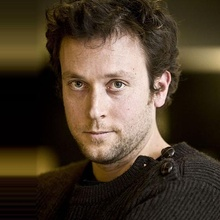
%> input picture database/30/113_35_1975_2010.jpg, 220 x 220 px, shrunk from 490 x 489 before the run; its folder holds only this picture in this run
$ octave apprentissageFCM.m   (GNU Octave 9; MATLAB toolbox functions it lacks are replaced by stand-ins)
%> lines starting %> are read from the running program, lines starting %| are printed output that depends on the picture
### FCM/getAllFeatures.m
% Calcul la feature du visage pour chaque image du folder, avec association de l'age
% features : matrice 2 colonnes, 1ere colonne l'age, 2eme colonne la somme
% des ratios
function features = getAllFeatures(folder)
%> called with folder = 'database/30'
    imagefiles = dir(fullfile(folder,'*.jpg'));
    features = [];
    for i = 1:size(imagefiles,1)
       A = sscanf(imagefiles(i).name,'%d_%d');
       age = A(1);
       features(i,1) = age;
       features(i,2) = getSommeRatios(imread(fullfile(folder,imagefiles(i).name)));
    end
end

### decoupage.m
% D閏oupage du visage
function imgCropped = decoupage(img)

faceDetector = vision.CascadeObjectDetector();
box = step(faceDetector, img);
%> box = [45 45 110 110]
imgBoxed = insertObjectAnnotation(img,'rectangle', box, 'Visage');
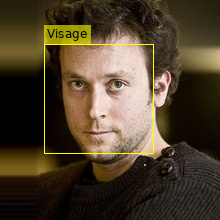
%> imgBoxed: size 220x220x3 uint8; mean R, G, B 77.5, 63.8, 43.4
imgCropped = imcrop(img, box(1, :));
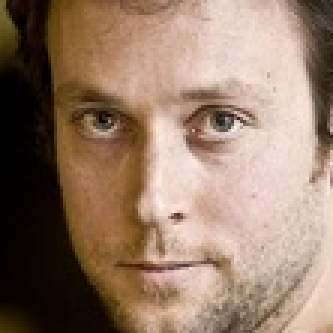
%> imgCropped: size 111x111x3 uint8 (shown 3 times larger); mean R, G, B 149.4, 123.6, 105.4

% Affichage
%figure,
%subplot(1, 2, 1), imshow(imgBoxed);
%subplot(1, 2, 2), imshow(imgCropped);

end

### contours.m
% Renvoie les contours de l'image
function imgContours = contours(img)

[m n c]=size(img);
%> m = 111; n = 111; c = 3

if c==3
    imgGray = rgb2gray(img);
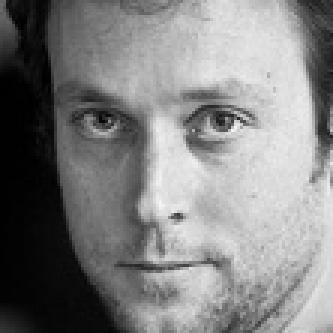
%> imgGray: size 111x111 uint8 (shown 3 times larger); min 0, max 244, mean 129.2
else
    imgGray = img;
end

imgContours = edge(imgGray, 'Canny');
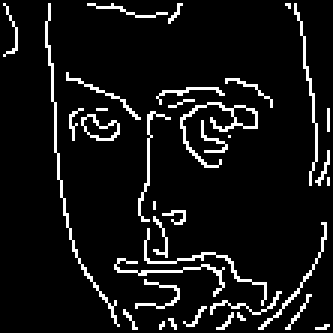
%> imgContours: size 111x111 logical (shown 3 times larger); 7.9% white in thin lines or dots
% [6 lines of commented-out code are left out]

end

### getSommeRatios.m
% Calcul de la somme des ratios de la feature du visage
%
% R閏up鑢e le ratio correspondant au nombre de pixels blancs
% par rapport au nombre de pixels noirs sur les parties du visage
% selectionn閑s et les additionne
function sommeRatios = getSommeRatios(img)

    % D閏oupe l'image pour ne garder que le visage
    imgCropped = decoupage(img);

    % Fait apparaitre les rides sous formes de contours
    imgContours = contours(imgCropped);

    % R閏up鑢e les coordonn閑s des rectangles correspondant aux
    % parties du visage selectionn閑s
    partiesVisage = getCoordPartiesVisage(imgCropped);

    imgBoxed = uint8(imgContours * 255);
    sommeRatios = 0;

    for j = 1 : size(partiesVisage, 1)
        box = partiesVisage(j, :);
        imgBoxed = insertObjectAnnotation(imgBoxed, 'rectangle', box, '');
        partieVisage = imcrop(imgContours, box(1, :));

        % Additionne les pixels blancs
        whitePixels = sum(sum(partieVisage == 1));
        % Calcul le nombre total de pixels
        totalPixels = sum(sum(partieVisage == 0)) + whitePixels;
        ratio = whitePixels / totalPixels;

        sommeRatios = sommeRatios + ratio;
    end

    % Affichage
    %figure,
    %subplot(1, 2, 1), imshow(img);
    %subplot(1, 2, 2), imshow(imgBoxed);
end

### getCoordPartiesVisage.m
% R閏up閞ation des coordonn閑s des parties du visage contenant des rides
function partiesVisage = getCoordPartiesVisage(imgDecoupee)
imgBoxed = imgDecoupee;
%% TODO SUPPRIMER LES imgBoxed

%% DETECTION YEUX GAUCHE && DROIT
eyes = vision.CascadeObjectDetector('LeftEye');
eyes.MergeThreshold = 7;
%> the run ends on the next line
yeuxRectangle = step(eyes, imgDecoupee);
yeuxRectangle2 = yeuxRectangle(1 : 2, :);

if (yeuxRectangle(1, 1) > yeuxRectangle(2, 1))
    yeuxRectangle2 = yeuxRectangle(2, :);
    yeuxRectangle2 = [yeuxRectangle2 ; yeuxRectangle(1, :)];
end

centreOeilDroit  = yeuxRectangle2(1, 1 : 2) + yeuxRectangle2(1, 3 : 4) / 2;
centreOeilGauche = yeuxRectangle2(2, 1 : 2) + yeuxRectangle2(2, 3 : 4) / 2;
distanceMilieuYeux = norm(centreOeilGauche - centreOeilDroit);
imgBoxed = insertObjectAnnotation(imgBoxed, 'rectangle', yeuxRectangle2, '');

%% FRONT
frontRectangle = [centreOeilDroit(1), centreOeilDroit(2) - distanceMilieuYeux * 0.9, distanceMilieuYeux, distanceMilieuYeux / 2];
imgBoxed = insertObjectAnnotation(imgBoxed, 'rectangle', frontRectangle, '', 'Color', {'cyan'});

%% JOUES GAUCHE && DROITE
oeilDroitRectangle = yeuxRectangle2(1, :);
joueDroiteRectangle = [oeilDroitRectangle(1), oeilDroitRectangle(2) + oeilDroitRectangle(4), oeilDroitRectangle(3), distanceMilieuYeux * 0.4];
oeilGaucheRectangle = yeuxRectangle2(2, :);
joueGaucheRectangle = [oeilGaucheRectangle(1), oeilGaucheRectangle(2) + oeilGaucheRectangle(4), oeilGaucheRectangle(3), distanceMilieuYeux * 0.4];

imgBoxed = insertObjectAnnotation(imgBoxed, 'rectangle', [joueDroiteRectangle; joueGaucheRectangle], '', 'Color', {'cyan'});

%% ENTRE YEUX
entreYeuxRectangle(1) = oeilDroitRectangle(1) + oeilDroitRectangle(3);
entreYeuxRectangle(2) = frontRectangle(2) + frontRectangle(4); %-1
entreYeuxRectangle(3) = oeilGaucheRectangle(1) - entreYeuxRectangle(1);
entreYeuxRectangle(4) = distanceMilieuYeux * 0.4;

if(entreYeuxRectangle(3) < distanceMilieuYeux * 0.4)
    ajustEntreYeuxRectX = (distanceMilieuYeux * 0.4 - entreYeuxRectangle(3)) / 2;
    entreYeuxRectangle(1) = entreYeuxRectangle(1) - ajustEntreYeuxRectX;
    entreYeuxRectangle(3) = distanceMilieuYeux * 0.4;
end

imgBoxed = insertObjectAnnotation(imgBoxed, 'rectangle', entreYeuxRectangle, '', 'Color', {'cyan'});

%% COMMISSURES GAUCHE ET DROITE DES YEUX
commissureDroiteRect(1) = entreYeuxRectangle(1) - (entreYeuxRectangle(3) * 2);
commissureDroiteRect(2) = yeuxRectangle2(1, 2);
commissureDroiteRect(3) = entreYeuxRectangle(3) / 2;
commissureDroiteRect(4) = entreYeuxRectangle(4) * 2;

imgBoxed = insertObjectAnnotation(imgBoxed, 'rectangle', commissureDroiteRect, '', 'Color', {'cyan'});

commissureGaucheRect(1) = entreYeuxRectangle(1) + (entreYeuxRectangle(3) * 2.5);
commissureGaucheRect(2) = yeuxRectangle2(2, 2);
commissureGaucheRect(3) = entreYeuxRectangle(3) / 2;
commissureGaucheRect(4) = entreYeuxRectangle(4) * 2;

imgBoxed = insertObjectAnnotation(imgBoxed, 'rectangle', commissureGaucheRect, '', 'Color', {'cyan'});

%% AFFICHAGE
%figure,
%subplot(1, 2, 1), imshow(imgDecoupee);
%subplot(1, 2, 2), imshow(imgBoxed);

%% RETOUR
partiesVisage = [frontRectangle ; entreYeuxRectangle ; joueDroiteRectangle ; joueGaucheRectangle ; commissureDroiteRect ; commissureGaucheRect];

end

### FCM/apprentissageFCM.m
% Apprentissage FCM
nbCluster = 7;

m = 2.2;
epsillon = 1e-05;
maxIter = 100;
options = [m maxIter epsillon true];

features = [];
for trancheAge = 30 : 10 : 70
    folder = fullfile('database', num2str(trancheAge));
    features = [features ; getAllFeatures(folder)]; %#ok<*AGROW>

$ run again, on database/30/128_30_1983_2013.jpg
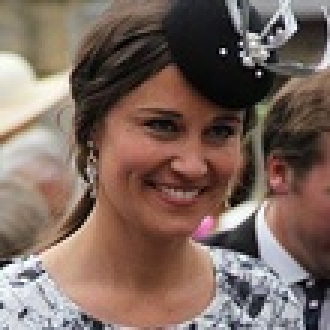
%> input picture database/30/128_30_1983_2013.jpg, 110 x 110 px, shrunk from 244 x 244 before the run (shown 3 times larger)
%> box = [38 25 51 51]
%> in contours, `imgGray = rgb2gray(img);`:
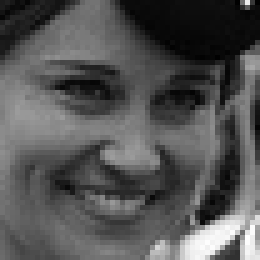
%> imgGray: size 52x52 uint8 (shown 5 times larger); min 1, max 254, mean 84.2
%> in contours, `imgContours = edge(imgGray, 'Canny');`:
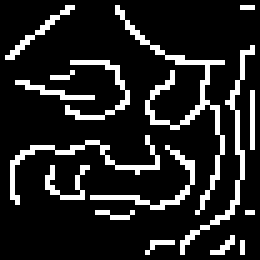
%> imgContours: size 52x52 logical (shown 5 times larger); 14.3% white in thin lines or dots
